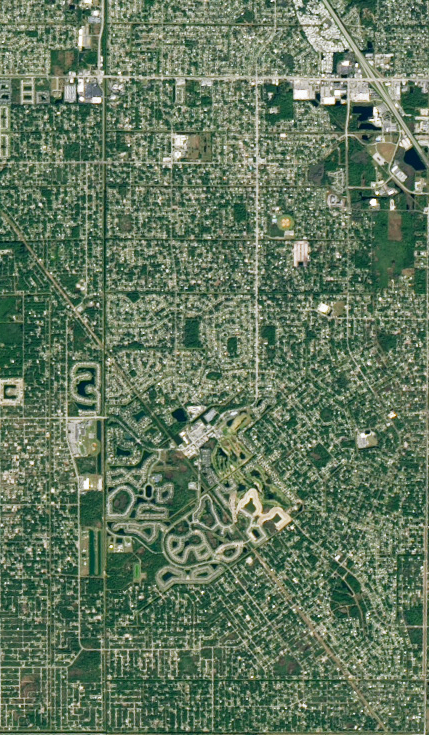
#> input picture tensorflow/picture data/landsat/buildings/aaa19.jpg, 429 x 735 px; its folder holds 4 pictures in this run
$ python cutImage.py
#> lines starting #> are read from the running program, lines starting #| are printed output that depends on the picture; pictures that were not available may be replaced by others from this repository, and a replacement may not be noted
import cv2
import numpy as np
from datetime import datetime
import os
import random
from os import listdir
from os.path import isfile, join

# Save image in set directory
# Read RGB image
buildings = [f for f in listdir("picture data/landsat/buildings") if isfile(join("picture data/landsat/buildings", f))]
nonBuildings = [f for f in listdir("picture data/landsat/no") if isfile(join("picture data/landsat/no", f))]

filelist = [f for f in os.listdir("landSatBigData/build")]
for f in filelist:
    os.remove(os.path.join("landSatBigData/build", f))

filelist = [f for f in os.listdir("landSatBigData/no")]
for f in filelist:
    os.remove(os.path.join("landSatBigData/no", f))

print("File cleared!")

#img = cv2.imread('picture data/landsat/aaa39.jpg'

SIZE = 30
LIMIT = 1000

def readImg(filename, buildings, t):
#> called with filename = 'aaa19.jpg', buildings = True, t = 0
    if buildings:
        img = cv2.imread("picture data/landsat/buildings/" + filename)
#> img is the input picture: shape (735, 429, 3); mean B, G, R 93.4, 118.5, 97.3
    else:
        img = cv2.imread("picture data/landsat/no/" + filename)
    height = SIZE
    width = SIZE
    imgwidth = img.shape[0]
#> imgwidth = 735
    imgheight = img.shape[1]
#> imgheight = 429
    count = 0
    for i in range(0, imgheight):
        for j in range(0, imgwidth):
            a = img[j: j+width, i: i+height, :]
            if a.shape != (height, width, 3):
                continue
            try:
                if random.random() < 0.0013:
                    count += 1
                    if random.random() < 0.5:
                        a = cv2.flip(a, random.randint(-1, 1))
                    date = datetime.now().strftime('%Y-%m-%d %H.%M.%S')
                    if buildings:
                        cv2.imwrite("landSatBigData/build/image_%s_%d.jpg" % (date, t + count), a)
                    else:
                        cv2.imwrite("landSatBigData/no/image_%s_%d.jpg" % (date, t + count), a)
                    print("\r", "Loading %s with %d pictures" % (filename, count), end="", sep="")
            except:
                pass
            if count > LIMIT:
                break
        if count > LIMIT:
            break
#> this loop made 429 passes
#> pass 1, in readImg, `cv2.imwrite("landSatBigData/build/image_%s_%d.jpg" % (date, t + count)..`:
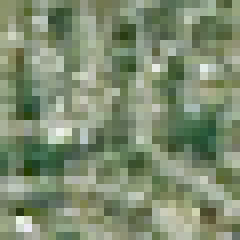
#> saved as image_2026-11-20 13.45.36_1.jpg: shape (30, 30, 3) (shown 8 times larger); mean B, G, R 112.8, 140.3, 126.3
#> pass 1, in readImg, `cv2.imwrite("landSatBigData/build/image_%s_%d.jpg" % (date, t + count)..`:
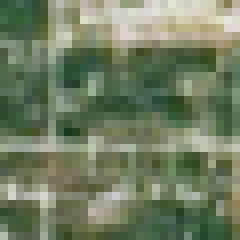
#> saved as image_2026-11-20 13.45.36_2.jpg: shape (30, 30, 3) (shown 8 times larger); mean B, G, R 98.5, 125.8, 112.9
#> pass 1, in readImg, `cv2.imwrite("landSatBigData/build/image_%s_%d.jpg" % (date, t + count)..`:
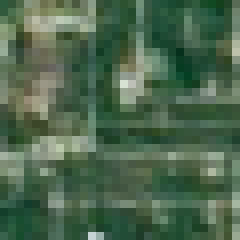
#> saved as image_2026-11-20 13.45.36_3.jpg: shape (30, 30, 3) (shown 8 times larger); mean B, G, R 78.1, 103, 76.7
#> pass 2, in readImg, `cv2.imwrite("landSatBigData/build/image_%s_%d.jpg" % (date, t + count)..`:
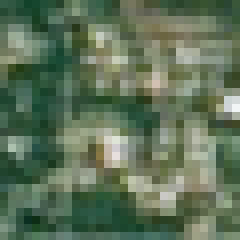
#> saved as image_2026-11-20 13.45.36_4.jpg: shape (30, 30, 3) (shown 8 times larger); mean B, G, R 88.8, 113.6, 94.3
#> after the loop, count = 357
    print("\r", "Done loading %s with %d pictures" % (filename, count), sep="")
    return count


total = 0
for f in buildings:
    if f.endswith("jpg"):
        total += readImg(f, True, total)
#> total = 357
print("============================")
print("Done loading buildings with %d pictures!" % total)
print("============================")

total = 0
#> total = 0
for f in nonBuildings:
    if f.endswith("jpg"):
        total += readImg(f, False, total)
#> the loop in readImg (call 5), `for i in range(0, imgheight):` made 429 passes
#> pass 1, in readImg (call 5), `cv2.imwrite("landSatBigData/no/image_%s_%d.jpg" % (date, t + count), a)`:
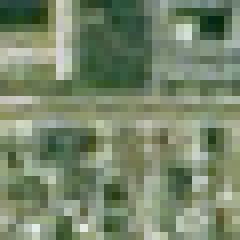
#> saved as image_2026-11-20 13.45.36_1.jpg: shape (30, 30, 3) (shown 8 times larger); mean B, G, R 107.6, 134.1, 119.8
#> pass 1, in readImg (call 5), `cv2.imwrite("landSatBigData/no/image_%s_%d.jpg" % (date, t + count), a)`:
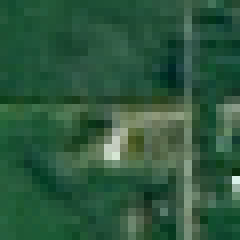
#> saved as image_2026-11-20 13.45.36_2.jpg: shape (30, 30, 3) (shown 8 times larger); mean B, G, R 61.8, 87.8, 45.5
#> pass 2, in readImg (call 5), `cv2.imwrite("landSatBigData/no/image_%s_%d.jpg" % (date, t + count), a)`:
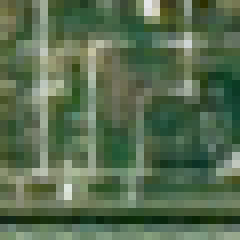
#> saved as image_2026-11-20 13.45.37_4.jpg: shape (30, 30, 3) (shown 8 times larger); mean B, G, R 79.6, 107.9, 87
#> after the loop in readImg (call 5), `for i in range(0, imgheight):`: count = 375
#> total = 375
print("============================")
print("Done loading non-buildings with %d pictures!" % total)
print("============================")
